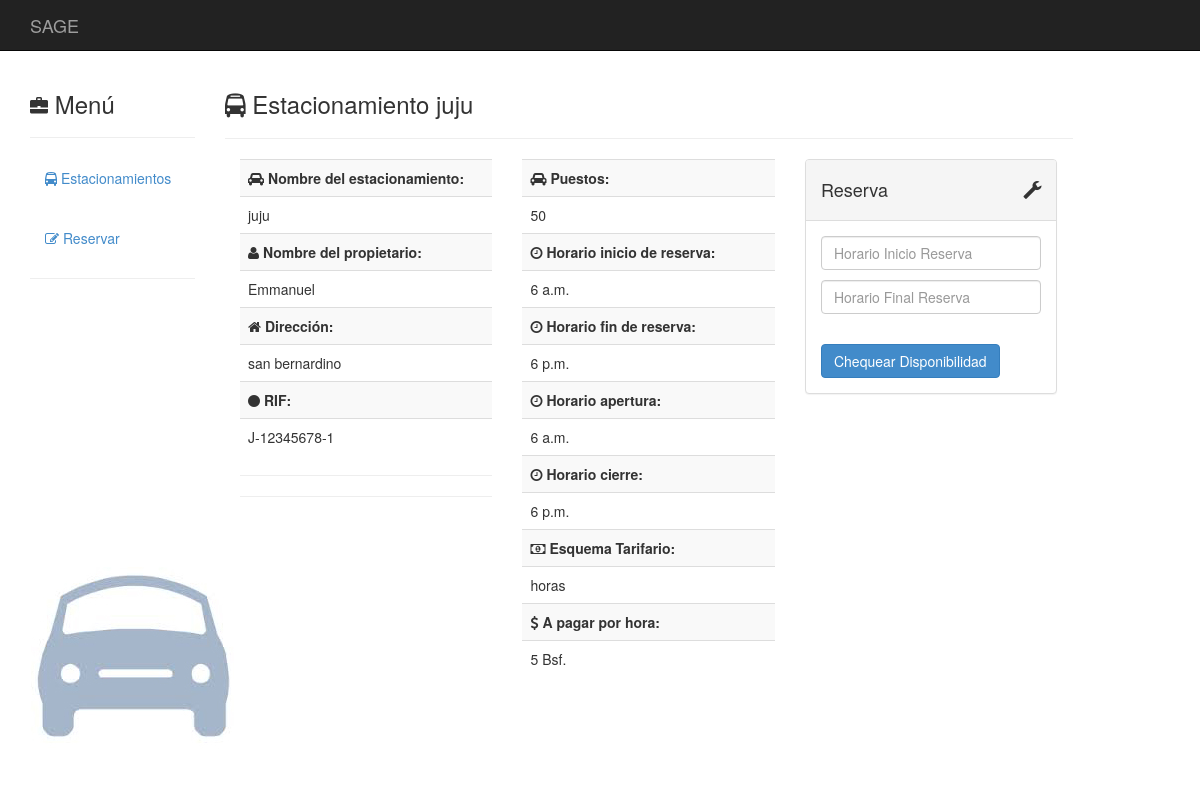
The app's page /estacionamientos/3/reserva with its own data.
### estacionamientos/models.py (models this page shows, shortened)
class Estacionamiento(models.Model):
	Propietario = models.CharField(max_length = 50, help_text = "Nombre Propio")
	Nombre = models.CharField(max_length = 50)
	Direccion = models.TextField(max_length = 120)
	Telefono_1 = models.CharField(blank = True, null = True, max_length = 30)
	Telefono_2 = models.CharField(blank = True, null = True, max_length = 30)
	Telefono_3 = models.CharField(blank = True, null = True, max_length = 30)
	Email_1 = models.EmailField(blank = True, null = True)
	Email_2 = models.EmailField(blank = True, null = True)
	Rif = models.CharField(max_length = 12)
	Tarifa = models.ForeignKey(Tarifa, default = None, blank = True, null = True)
	monto_tarifa = models.CharField(max_length = 50, blank = True, null = True)
	Apertura = models.TimeField(blank = True, null = True)
	Cierre = models.TimeField(blank = True, null = True)
	Reservas_Inicio = models.TimeField(blank = True, null = True)
	Reservas_Cierre = models.TimeField(blank = True, null = True)
	NroPuesto = models.IntegerField(blank = True, null = True)

class Tarifa(models.Model):
	tipoTarifa = models.CharField(max_length = 50, blank = True,primary_key=True)
	def __str__(self):			  # __unicode__ on Python 2
		return self.tipoTarifa

### estacionamientos/views.py (the view, shortened to what this page needs)
# urls.py: url(r'^(?P<_id>\d+)/reserva$', views.estacionamiento_reserva, name = 'estacionamiento_reserva'),
def estacionamiento_reserva(request, _id):
    _id = int(_id)
    try:
        estacion = Estacionamiento.objects.get(id = _id)
    except ObjectDoesNotExist:
        return render(request, '404.html')
    global listaReserva
    if len(listaReserva) < 1:
        Puestos = ReservasModel.objects.filter(Estacionamiento = estacion).values_list('Puesto', 'InicioReserva', 'FinalReserva')
        elem1 = (estacion.Apertura, estacion.Apertura)
        elem2 = (estacion.Cierre, estacion.Cierre)
        listaReserva = [[elem1, elem2] for _ in range(estacion.NroPuesto)]
        for obj in Puestos:
            puesto = busquedaBin(obj[1], obj[2], listaReserva[obj[0]])
            listaReserva[obj[0]] = insertarReserva(obj[1], obj[2], puesto[0], listaReserva[obj[0]])
    if request.method == 'GET':
        form = EstacionamientoReserva()
        return render(request, 'estacionamientoReserva.html', {'form': form, 'estacionamiento': estacion})
    else:
        form = EstacionamientoReserva()
    return render(request, 'estacionamientoReserva.html', {'form': form, 'estacionamiento': estacion})

### estacionamientos/forms.py
class EstacionamientoReserva(forms.Form):
    inicio = forms.TimeField(label = 'Horario Inicio Reserva')
    final = forms.TimeField(label = 'Horario Final Reserva')

### estacionamientos/controller.py (called while the page is built)
def binaria(valor, inicio, fin, lista):
	if inicio == fin:
		return inicio
	centro = (inicio + fin) // 2
	if lista[centro][0] > valor:
		return binaria(valor, inicio, centro, lista)
	if lista[centro][0] < valor:
		return binaria(valor, centro + 1, fin, lista)
	return centro

def busquedaBin(hin, hout, listaTuplas):
	if not isinstance(listaTuplas, list):
		return (0, False)
	if len(listaTuplas) == 0:
		return (0, True)
	if not isinstance(hin, datetime.time) or not isinstance(hout, datetime.time):
		return (0, False)
	index = binaria(hin, 0, len(listaTuplas), listaTuplas)
	if index == 0:
		index = index + 1
	if listaTuplas[index][0] >= hout and listaTuplas[index - 1][1] <= hin:
		return (index, True)
	else:
		return (index, False)

def insertarReserva(hin, hout, puesto, listaReserva):
	if not isinstance(listaReserva, list):
		return None
	if len(listaReserva) == 0:
		return listaReserva
	if not isinstance(hin, datetime.time) or not isinstance(hout, datetime.time):
		return listaReserva
	tupla = (hin, hout)
	listaReserva.insert(puesto, tupla)
	return listaReserva

### templates/estacionamientoReserva.html (shortened to what this page needs)
{% load staticfiles %}
<!DOCTYPE html>
<html lang="es"><head>
    <link href="{% static 'css/bootstrap.min.css'%}" rel="stylesheet">
    <link href="{% static 'css/base.css'%}" rel="stylesheet">
    <link href="{% static 'css/font-awesome.min.css'%}" rel="stylesheet">
   </head>
 <body>
<div id="top-nav" class="navbar navbar-inverse navbar-static-top">
  <div class="container">
    <div class="navbar-header">
          <div class="navbar-brand" href="#">
            SAGE
          </div>
    </div>
  </div>
</div>
<div class="container">
  <div class="row">
  <div class="col-sm-2">
                <h3>
            <i class="glyphicon glyphicon-briefcase">
            </i>
            Menú
          </h3>
      <hr>
         <ul class="nav nav-stacked">
            <li>
              <a href="..">
                <i class="fa fa-bus"></i>
                Estacionamientos
              </a>
            </li>
          </ul>
          <br>
          <ul class="nav nav-stacked">
            <li>
              <a href="./reserva">
                <i class="fa fa-pencil-square-o"></i>
                Reservar
              </a>
            </li>
          </ul>
      <hr>
    </div>
    <div class="col-sm-9">
       <h3><i class="fa fa-bus"></i> Estacionamiento {{estacionamiento.Nombre}}</h3>
       <hr>
    <div class="col-md-4">
      <table class="table table-striped">
        <tbody>
			<tr><td><b><i class="fa fa-car"></i> Nombre del estacionamiento:</b></td></tr>
      <tr><td>{{estacionamiento.Nombre}}</td></tr>
      <tr><td><b><i class="fa fa-user"></i> Nombre del propietario:</b></td></tr>
      <tr><td>{{estacionamiento.Propietario}}</td></tr>
      <tr><td><b><i class="fa fa-home"></i> Dirección:</b></td></tr>
      <tr><td>{{estacionamiento.Direccion}}</td></tr>
      <tr><td><b><i class="fa fa-circle"></i> RIF:</b></td></tr>
      <tr><td>{{estacionamiento.Rif}}</td></tr>
        </tbody>
      </table>
      <hr>
      <hr>
    </div>
    <div class="col-md-4">
       <table class="table table-striped">
        <tbody>
      {% if estacionamiento.NroPuesto %}
        <tr><td><b><i class="fa fa-car"></i> Puestos:</b></td></tr>
        <tr><td>{{estacionamiento.NroPuesto}}</td></tr>
      {% endif %}
      {% if estacionamiento.Reservas_Inicio %}
        <tr><td><b><i class="fa fa-clock-o"></i> Horario inicio de reserva:</b></td></tr>
        <tr><td>{{estacionamiento.Reservas_Inicio}}</td></tr>
      {% endif %}
      {% if estacionamiento.Reservas_Cierre %}
        <tr><td><b><i class="fa fa-clock-o"></i> Horario fin de reserva:</b></td></tr>
        <tr><td>{{estacionamiento.Reservas_Cierre}}</td></tr>
      {% endif %}
      {% if estacionamiento.Apertura %}
        <tr><td><b><i class="fa fa-clock-o"></i> Horario apertura:</b></td></tr>
        <tr><td>{{estacionamiento.Apertura}}</td></tr>
      {% endif %}
      {% if estacionamiento.Cierre %}
        <tr><td><b><i class="fa fa-clock-o"></i> Horario cierre:</b></td></tr>
        <tr><td>{{estacionamiento.Cierre}}</td></tr>
      {% endif %}
 	  {% if estacionamiento.Tarifa %}
        <tr><td><b><i class="fa fa-money"></i></i> Esquema Tarifario:</b></td></tr>
        <tr><td>{{estacionamiento.Tarifa}}</td></tr>
      {% endif %}
      {% if estacionamiento.monto_tarifa %}
        <tr><td><b><i class="fa fa-dollar"></i></i> A pagar por hora:</b></td></tr>
        <tr><td>{{estacionamiento.monto_tarifa}} Bsf.</td></tr>
      {% endif %}
        </tbody>
      </table>
    </div><div class="col-md-4">
          <div class="panel panel-default">
            <div class="panel-heading">
              <div class="panel-title">
                <i class="glyphicon glyphicon-wrench pull-right">
                </i>
                <h4>
                  Reserva
                </h4>
              </div>
            </div>
            <div class="panel-body">
              <form action="./reserva" method="post" class="form form-vertical">
              {% for field in form %}
                <div class="control-group">
                  <div class="controls">
                    <input type="text" class="form-control" name="{{field.name}}" placeholder="{{field.label}}" for="id_{{field.name}}"><p>
                  </div>
                </div>
              {% endfor %}
                <div class="control-group">
                  <div class="controls">
                    <button type="submit" class="btn btn-primary">
                      Chequear Disponibilidad
                    </button>
                  </div>
                </div>
              </form>
            </div>
          </div>
        </div>
  </div>
</div>
<br><br><br><br>
</body>
</html>

### static/css/base.css (style rules this page uses)
body { background-image: url("./images.jpg"); background-repeat:no-repeat; background-position: bottom left; background-attachment: fixed; }
.navbar-static-top { margin-bottom:20px; }
i { font-size:18px; }

### records on screen
Estacionamiento: Nombre "juju", Propietario "Emmanuel", Direccion "san bernardino", Rif "J-12345678-1", NroPuesto "50", Reservas_Inicio "6 a.m.", Reservas_Cierre "6 p.m.", Apertura "6 a.m.", Cierre "6 p.m.", Tarifa "horas", monto_tarifa "5"
